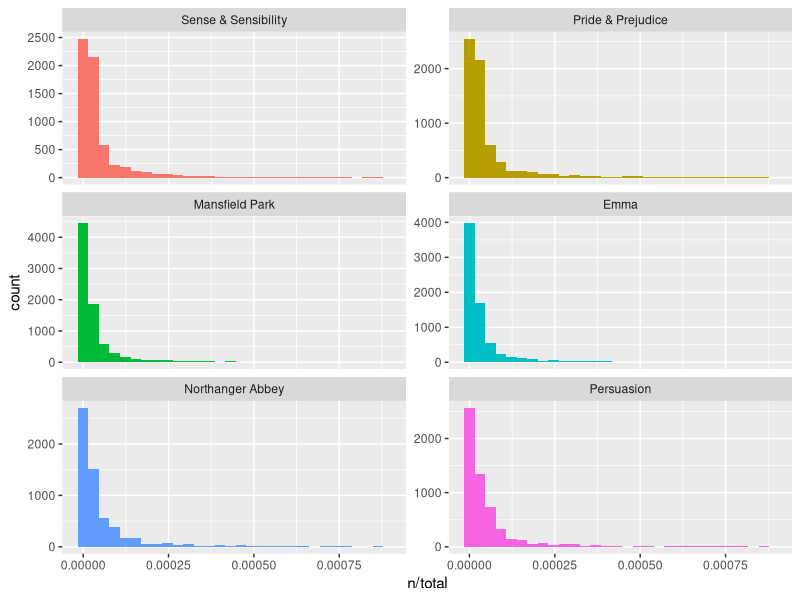
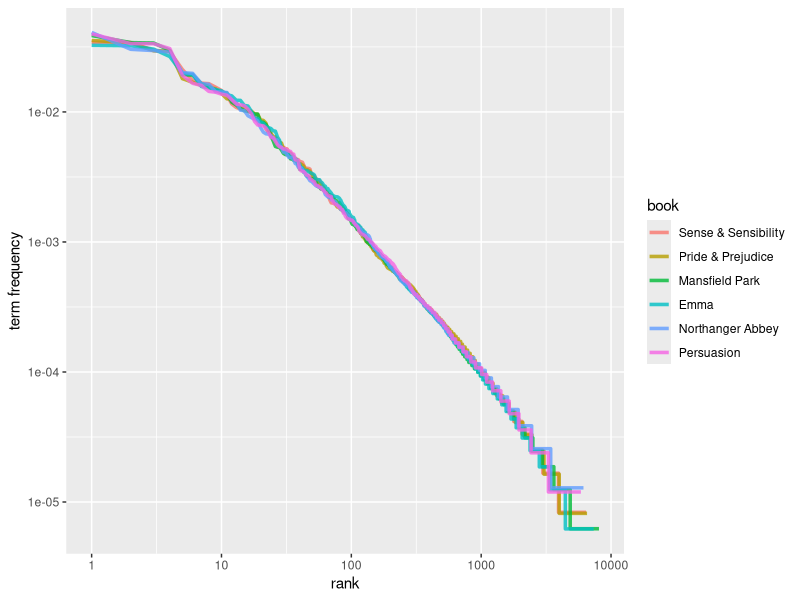
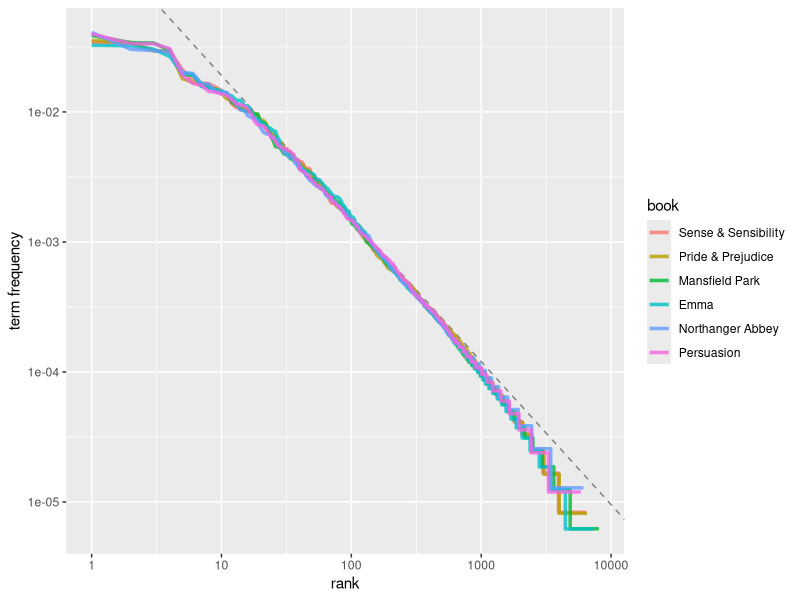

Reproduce these figures in R, in order.
library(dplyr)
library(janeaustenr)
library(tidytext)
library(ggplot2)

# What are the most commonly used words in Jane Austen's novels?
book_words <- austen_books() %>%
  unnest_tokens(word, text) %>%
  count(book, word, sort = TRUE) %>%
  ungroup()

# Number of terms by book
total_words <- book_words %>%
  group_by(book) %>%
  summarize(total = sum(n))

# Combine individual words and total words by book in the same data frame
book_words <- left_join(book_words, total_words)

book_words

# Take a look at term frequencies (n terms / total terms)
ggplot(book_words, aes(n/total, fill = book)) +
  geom_histogram(show.legend = FALSE) +
  xlim(NA, 0.0009) +
  facet_wrap(~book, ncol = 2, scales = "free_y")

# Examine Zipf's law
freq_by_rank <- book_words %>%
  group_by(book) %>%
  mutate(rank = row_number(),
         `term frequency` = n/total)

freq_by_rank

freq_by_rank %>%
  ggplot(aes(rank, `term frequency`, color = book)) +
  geom_line(size = 1.2, alpha = 0.8) +
  scale_x_log10() +
  scale_y_log10()

# Examine slope
rank_subset <- freq_by_rank %>%
  filter(rank > 10,
         rank < 500)
lm(log10(`term frequency`) ~ log10(rank), data = rank_subset)

freq_by_rank %>%
  ggplot(aes(rank, `term frequency`, color = book)) +
  geom_abline(intercept = -0.62, slope = -1.1, color = "gray50", linetype = 2) +
  geom_line(size = 1.2, alpha = 0.8) +
  scale_x_log10() + 
  scale_y_log10()
